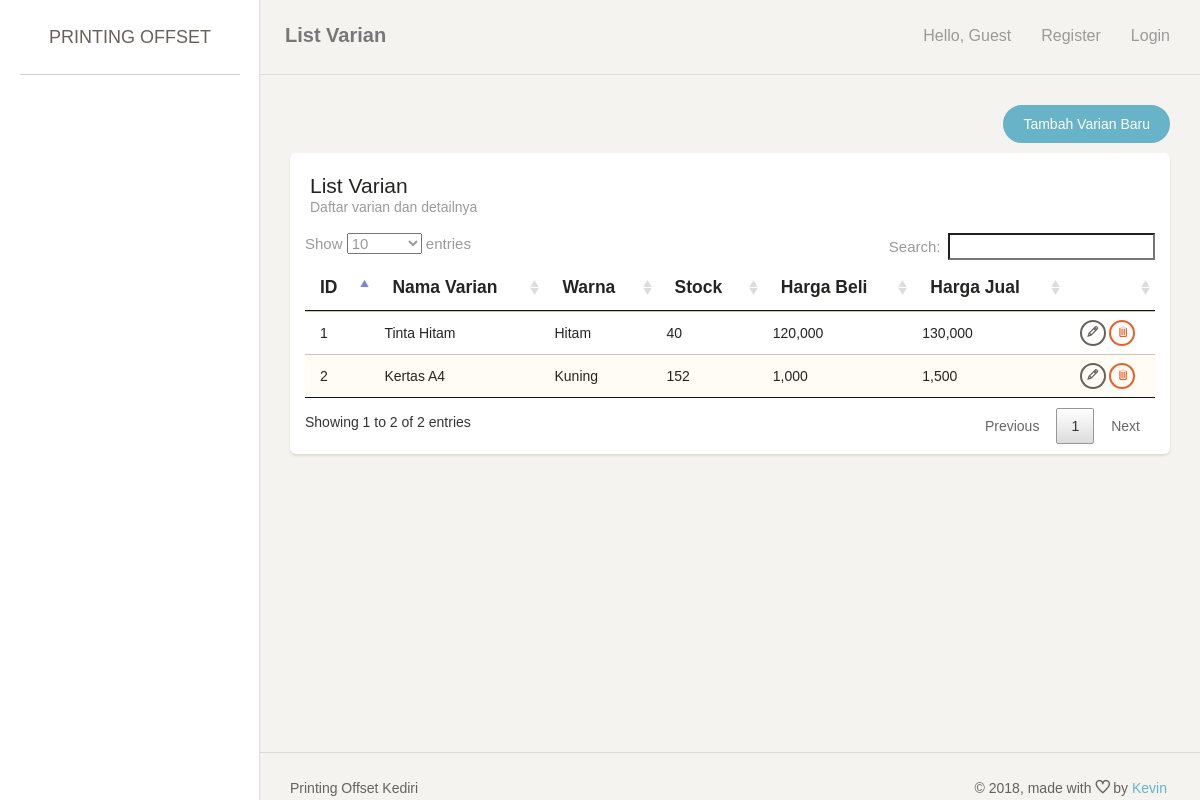
The app's page /index.php/barang, older data.
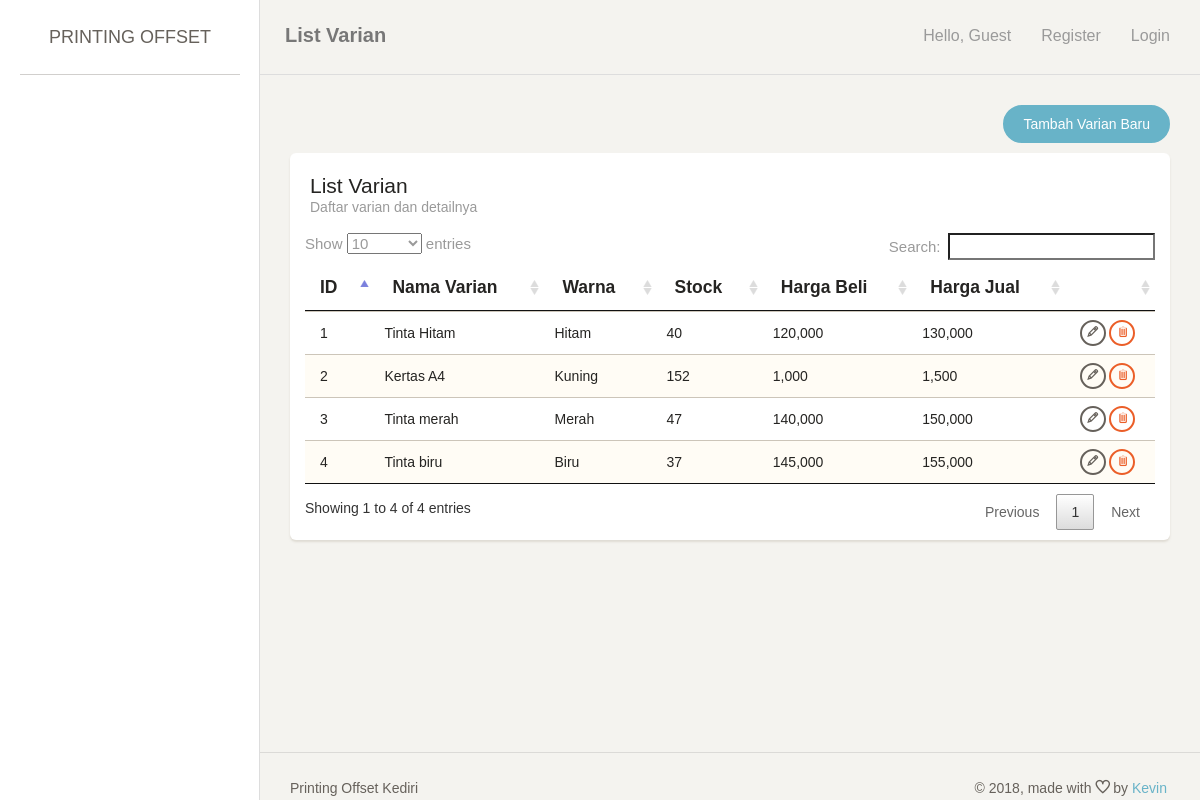
The same page, newer data.
### tables this page shows
CREATE TABLE `varian` (
  `id_varian` int(11) NOT NULL,
  `id_jenis_barang` int(11) NOT NULL,
  `id_ukuran_kertas` int(11) DEFAULT NULL,
  `id_jenis_kertas` int(11) DEFAULT NULL,
  `nama_varian` varchar(255) DEFAULT NULL,
  `jumlah` int(11) DEFAULT NULL,
  `stock_awal` int(11) DEFAULT NULL,
  `stock` int(11) DEFAULT NULL,
  `warna` varchar(100) DEFAULT NULL,
  `harga_beli` int(11) DEFAULT NULL,
  `harga_jual` int(11) DEFAULT NULL,
  `warning` int(11) NOT NULL DEFAULT '100'
);

### application/controllers/Barang.php (called while the page is built, shortened)
<?php
class Barang extends CI_Controller {
	public function index() {
		$this->lst();
	}
	public function lst() {
		if ($_SESSION['printer']['user']['role'] == 0){
			$data['page_title'] = 'List Varian';
			$data['page_note'] = 'Daftar varian dan detailnya';
			$data['row'] = $this->MBarang->getAllWithParent();
			$this->load->view('header', $data);
			$this->load->view('barang_list', $data);
			$this->load->view('footer', $data);
		} else {
			redirect('login');
		}
	}
}

### index.php (called while the page is built, shortened)
<?php
require_once BASEPATH.'core/CodeIgniter.php';

### application/models/Barang_model.php (called while the page is built, shortened)
<?php
class Barang_model extends CI_Model {
	public function getAllWithParent() {
		$this->db->from('varian v, jenis_barang jb, ukuran_kertas uk, jenis_kertas jk');
		$this->db->where('v.id_jenis_barang = jb.id_jenis_barang');
		$this->db->where('v.id_ukuran_kertas = uk.id_ukuran_kertas');
		$this->db->where('v.id_jenis_kertas = jk.id_jenis_kertas');
		$this->db->order_by('v.id_varian', 'asc');
		return $this->db->get()->result_array();
	}
}

### application/views/barang_list.php (the view, shortened to what this page needs)
<div class="content">
    <div class="container-fluid">
        <div class="row">
            <div class="col-md-12">
                <div align="right" style="margin-bottom: 10px;">
                    <a href="<?= site_url('barang/add'); ?>" class="btn btn-info btn-fill btn-wd" >Tambah Varian Baru</a>
                </div>
                <div class="card">
                    <div class="header">
                        <h4 class="title"><?= $page_title; ?></h4>
                        <p class="category"><?= $page_note; ?></p>
                    </div>
                    <div class="content table-responsive">
                        <table id="myTable" class="table table-striped">
                            <thead><tr>
                                <th>ID</th>
                                <th>Nama Varian</th>
                                <th>Warna</th>
                                <th>Stock</th>
                                <th>Harga Beli</th>
                                <th>Harga Jual</th>
                                <th></th>
                            </tr></thead>
                            <tbody>
                                <?php foreach ($row as $key => $value) {
                                    ?>
                                    <tr>
                                        <td><?= $value['id_varian']; ?></td>
                                        <td><?= $value['nama_varian']; ?></td>
                                        <td><?= $value['warna']; ?></td>
                                        <td><?= $value['stock']; ?></td>
                                        <td><?= number_format($value['harga_beli']); ?></td>
                                        <td><?= number_format($value['harga_jual']); ?></td>
                                        <td align="center">
                                            <a href="<?= site_url('barang/edit/'.$value['id_varian']); ?>" class="btn btn-waning btn-xs"><span class="ti-pencil" title="Edit"></span></a>
                                            <a href="<?= site_url('barang/delete/'.$value['id_varian']); ?>" class="btn btn-danger btn-xs"><span class="ti-trash" title="Delete"></span></a>
                                        </td>
                                    </tr>
                                    <?php
                                } ?>
                            </tbody>
                        </table>
                    </div>
                </div>
            </div>
        </div>
    </div>
</div>

### application/views/header.php (shortened to what this page needs)
<!doctype html>
<html lang="en">
<head>
    <link rel="stylesheet" href="<?= base_url('assets/assets/css/bootstrap.min.css'); ?>" />
    <link rel="stylesheet" href="<?= base_url('assets/assets/css/animate.min.css'); ?>" />
    <link rel="stylesheet" href="<?= base_url('assets/assets/css/paper-dashboard.css'); ?>" />
    <link rel="stylesheet" href="<?= base_url('assets/assets/css/themify-icons.css'); ?>" />
    <link rel="stylesheet" type="text/css" href="<?= base_url('assets/DataTables/datatables.min.css'); ?>"/>
    <link rel="stylesheet" type="text/css" href="<?= base_url('assets/DataTables/DataTables-1.10.18/css/jquery.dataTables.css'); ?>"/>
</head>
<body>
<div class="wrapper">
    <div class="sidebar" data-background-color="white" data-active-color="danger">
        <div class="sidebar-wrapper">
            <div class="logo">
                <a href="<?= base_url(); ?>" class="simple-text">
                    Printing Offset
                </a>
            </div>
        </div>
    </div>
    <div class="main-panel">
        <nav class="navbar navbar-default">
            <div class="container-fluid">
                <div class="navbar-header">
                    <a class="navbar-brand" href="#"><?= $page_title ?></a>
                </div>
                <div class="collapse navbar-collapse">
                    <ul class="nav navbar-nav navbar-right">
                        <li>
                            <a>
                                <p>Hello, <?= !empty($_SESSION['printer']['user']['nama']) ? $_SESSION['printer']['user']['nama'] : 'Guest'; ?></p>
                            </a>
                        </li>
                        <?php if (!empty($_SESSION['printer']['user'])) { ?>
                        <li>
                            <a href="<?= site_url('login/logout'); ?>">
                                <p>Logout</p>
                            </a>
                        </li>
                        <?php } else { ?>
                        <li>
                            <a href="<?= site_url('login/register_user'); ?>">
                                <p>Register</p>
                            </a>
                        </li>
                        <li>
                            <a href="<?= site_url('login'); ?>">
                                <p>Login</p>
                            </a>
                        </li>
                        <?php } ?>
                    </ul>
                </div>
            </div>
        </nav>

### application/views/footer.php (shortened to what this page needs)
    <footer class="footer">
        <div class="container-fluid">
            <nav class="pull-left">
                <ul>
                    <li>
                        <a href="<?= base_url(); ?>">
                            Printing Offset Kediri
                        </a>
                    </li>
                </ul>
            </nav>
            <div class="copyright pull-right">
                &copy; <script>document.write(new Date().getFullYear())</script>, made with <i class="ti ti-heart"></i> by <a href="#">Kevin</a>
            </div>
        </div>
    </footer>
</div>
</div>
</body>
</html>

Row changes from the older to the newer data that the page shows:
added varian: id_varian "3", nama_varian "Tinta merah", warna "Merah", stock "47", harga_beli "140,000", harga_jual "150,000"
added varian: id_varian "4", nama_varian "Tinta biru", warna "Biru", stock "37", harga_beli "145,000", harga_jual "155,000"
Text that changed along with them:
text written by a page script: "Show entries Search: Showing 1 to 2 of 2 entries Previous 1 Next" → "Show entries Search: Showing 1 to 4 of 4 entries Previous 1 Next"
